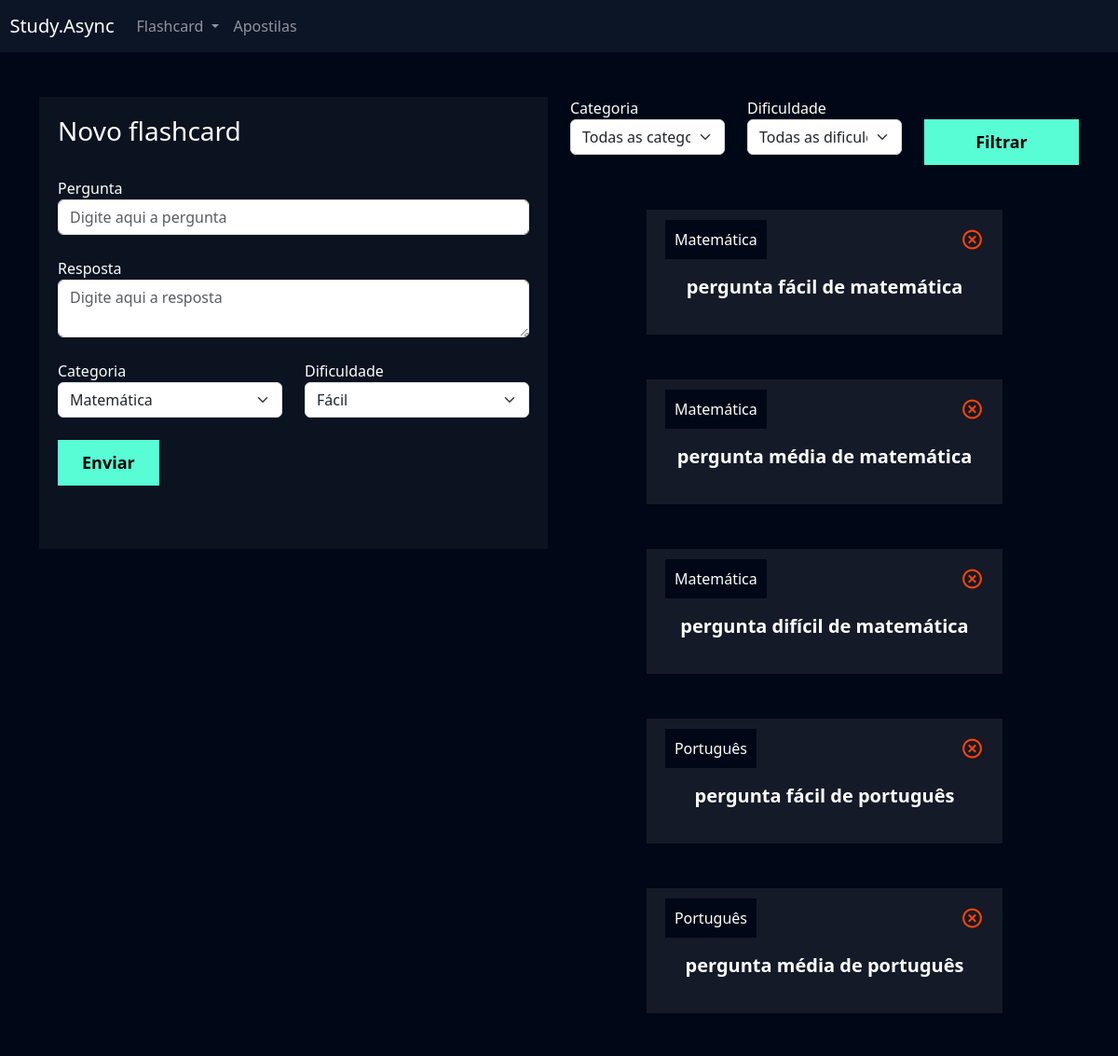
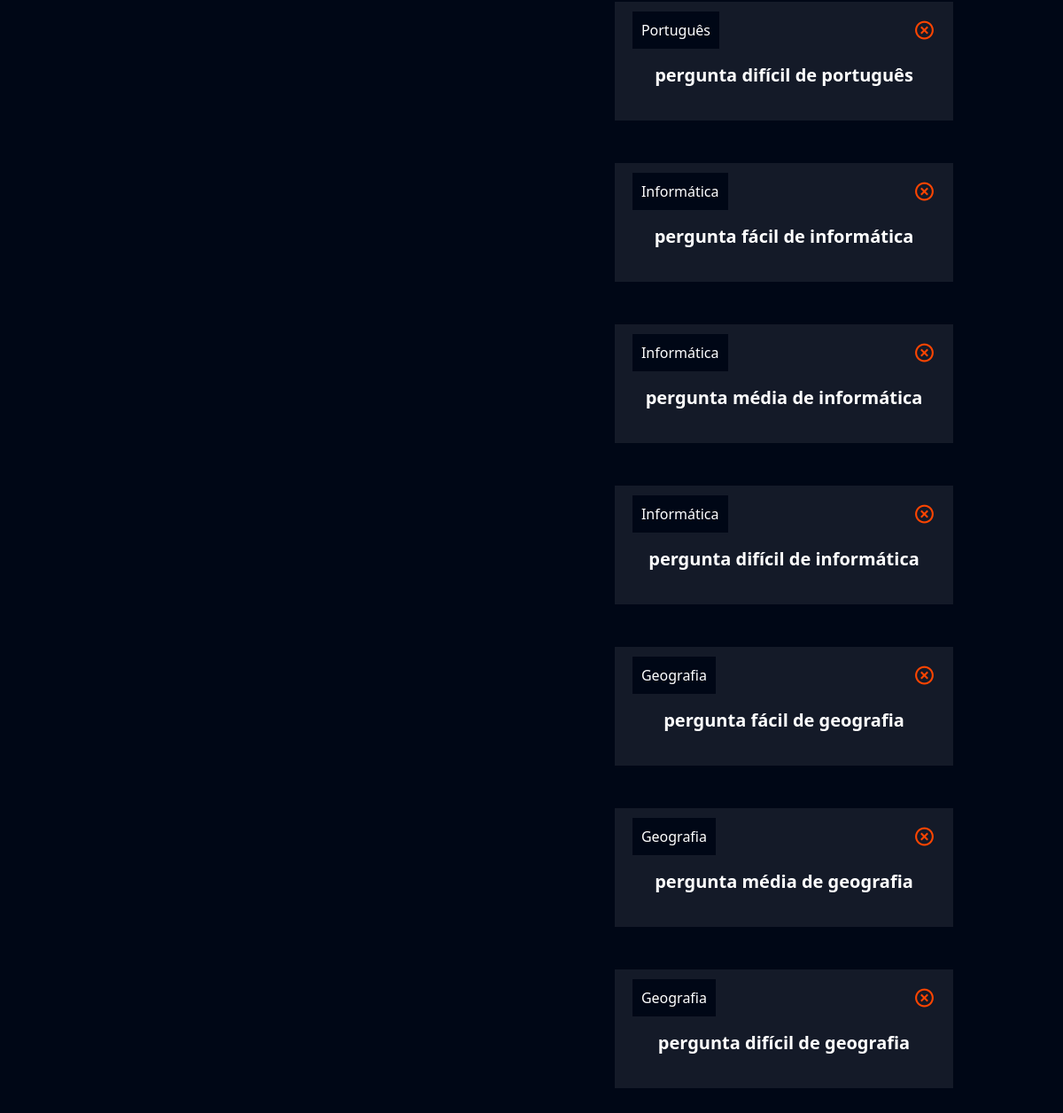
Page /flashcard/novo_flashcard/ (signed in) on the committed database (2 pictures, top to bottom).
### flashcard/models.py (models this page shows, shortened)
class Flashcard(models.Model):
    DIFICULDADE_CHOICES = (('F', 'Fácil'), ('M', 'Médio'), ('D', 'Difícil'))
    user = models.ForeignKey(User, on_delete=models.DO_NOTHING)
    pergunta = models.CharField(max_length=100)
    resposta = models.TextField()
    categoria = models.ForeignKey(Categoria, on_delete=models.DO_NOTHING)
    dificuldade = models.CharField(max_length=1, choices=DIFICULDADE_CHOICES)

class Categoria(models.Model):
    nome = models.CharField(max_length=20)
    def __str__(self):
        return self.nome

### flashcard/views.py (the view, shortened to what this page needs)
# urls.py: path('novo_flashcard/', views.novo_flashcard, name='novo_flashcard'),
def novo_flashcard(request):
    if not request.user.is_authenticated:
        return redirect('/usuarios/logar')
    if request.method == "GET":
        categorias = Categoria.objects.all()
        dificuldades = Flashcard.DIFICULDADE_CHOICES
        flashcards = Flashcard.objects.filter(user=request.user)
        categoria_filtrar = request.GET.get("categoria")
        dificuldade_filtrar = request.GET.get("dificuldade")
        if categoria_filtrar:
            flashcards = flashcards.filter(categoria__id=categoria_filtrar)
        if dificuldade_filtrar:
            flashcards = flashcards.filter(dificuldade=dificuldade_filtrar)
        return render(request, 'novo_flashcard.html', {'categorias': categorias,
                                                       'dificuldades': dificuldades,
                                                       'flashcards': flashcards})

### flashcard/templates/novo_flashcard.html (shortened to what this page needs)
{% extends "base.html" %}
{% load static %}
{% block 'cabecalho' %}
<link href="{% static 'usuarios/css/cadastro.css' %}" rel="stylesheet">
<link href='https://unpkg.com/boxicons@2.1.4/css/boxicons.min.css' rel='stylesheet'>
<link href="{% static 'flashcard/css/novo_flashcard.css' %}" rel="stylesheet">
{% endblock 'cabecalho' %}
{% block 'conteudo' %}
{% include "partials/header.html" %}
<div class="container">
    <br>
    <br>
    <div class="row">
        <div class="col-md">
            <div class="box-form">
                <form action="{% url 'novo_flashcard' %}" method="POST"> {% csrf_token %}
                    <h3>Novo flashcard</h3>
                    <br>
                    <label>Pergunta</label>
                    <input type="text" class="form-control" placeholder="Digite aqui a pergunta" name="pergunta">
                    <br>
                    <label>Resposta</label>
                    <textarea class="form-control" placeholder="Digite aqui a resposta" name="resposta"></textarea>
                    <br>
                    <div class="row">
                        <div class="col-md">
                            <label for="">Categoria</label>
                            <select class="form-select" name="categoria">
                                {% for categoria in categorias %}
                                <option value="{{categoria.id}}">{{categoria.nome}}</option>
                                {% endfor %}
                            </select>
                        </div>
                        <div class="col-md">
                            <label for="">Dificuldade</label>
                            <select class="form-select" name="dificuldade">
                                {% for dificuldade in dificuldades %}
                                <option value="{{dificuldade.0}}">{{dificuldade.1}}</option>
                                {% endfor %}
                            </select>
                        </div>
                    </div>
                    <br>
                    <input type="submit" value="Enviar" class="btn-cadastro">
                    <br>
                    <br>
                    <br>
                </form>
            </div>
        </div>
        <div class="col-md">
            <form action="{% url 'novo_flashcard' %}" method="GET"> {% csrf_token %}
                <div class="row">
                    <div class="col-md">
                        <label for="">Categoria</label>
                        <select name="categoria" id="" class="form-select">
                            <option value="">Todas as categorias</option>
                        </select>
                    </div>
                    <div class="col-md">
                        <label for="">Dificuldade</label>
                        <select name="dificuldade" id="" class="form-select">
                            <option value="">Todas as dificuldades</option>
                        </select>
                    </div>
                    <div class="col-md">
                        <br>
                        <input type="submit" style="width: 100%" value="Filtrar" class="btn-cadastro">
                    </div>
                </div>
            </form>
            <br>
            <br>
            {% for flashcard in flashcards %}
            <div class="box-new-flashcard" onclick="flip_card({{flashcard.id}})">
                <div class="flashcard {{flash.css_dificuldade}}">
                    <div class="flashcard-categoria">
                        {{flashcard.categoria}}
                    </div>
                    <a href="{% url 'deletar_flashcard' flashcard.id %}"><i class='icone-exit bx bx-x-circle'></i></a>
                    <br>
                    <br>
                    <div class="flashcard-box-item">
                        <p class="flashcard-item">{{flashcard.pergunta}}</p>
                    </div>
                </div>
            </div>
            <br>
            <br>
            {% endfor %}
        </div>
    </div>
</div>
{% endblock 'conteudo' %}

### templates/base.html (shortened to what this page needs)
{% load static %}
<!doctype html>
<html lang="en">
<head>
    <link href="https://cdn.jsdelivr.net/npm/bootstrap@5.3.2/dist/css/bootstrap.min.css" rel="stylesheet">
    <link href="{% static 'geral/css/base.css' %}" rel="stylesheet">
    {% block 'cabecalho' %} {% endblock %}
</head>
<body>
    {% block 'conteudo' %}{% endblock %}
</body>
</html>

### templates/partials/header.html (shortened to what this page needs)
<nav style="background-color: var(--main-color)" class="navbar navbar-expand-lg navbar-dark">
    <a class="navbar-brand" href="#">&nbsp&nbspStudy.Async</a>
    <div class="collapse navbar-collapse" id="navbarNav">
        <ul class="navbar-nav">
            <li class="nav-item dropdown">
                <a class="nav-link dropdown-toggle" href="#" id="navbarDropdown" role="button" data-bs-toggle="dropdown"
                    aria-expanded="false">
                    Flashcard
                </a>
            </li>
            <li class="nav-item">
                <a class="nav-link" href="">Apostilas</a>
            </li>
        </ul>
    </div>
</nav>

### templates/static/geral/css/base.css (style rules this page uses)
:root { --main-color: #0b1526; --dark-color: #000716; --secondary-dark-color: rgb(15, 2, 26); --light-color: #00c1f3; --contrast-color: #f4c96b; --differential-color: #58fcd5; }
body { background-color: var(--dark-color) !important; color: white !important; }

### templates/static/usuarios/css/cadastro.css (style rules this page uses)
* { margin: 0; padding: 0; }
.box-form { padding: 20px; background-color: rgba(217, 217, 217, .05); color: white !important; }
.btn-cadastro { padding: 10px; background-color: #58fcd5; border: none; border: 1px solid #58fcd5; font-size: 18px; font-weight: bold; padding-left: 25px; padding-right: 25px; }

### templates/static/flashcard/css/novo_flashcard.css (style rules this page uses)
.box-new-flashcard { width: 70%; margin: auto; }
.flashcard { background-color: rgba(255, 255, 255, .08); padding: 20px; }
.flashcard-box-item { text-align: center; }
.flashcard p { font-size: 20px; font-weight: bold; cursor: pointer; }
.flashcard-categoria { background-color: var(--dark-color); display: inline; padding: 10px; }
.icone-exit { float: right; font-size: 25px; color: orangered; }

### rows in the picture
Flashcard: categoria "Matemática", pergunta "pergunta fácil de matemática"
Flashcard: categoria "Matemática", pergunta "pergunta média de matemática"
Flashcard: categoria "Matemática", pergunta "pergunta difícil de matemática"
Flashcard: categoria "Português", pergunta "pergunta fácil de português"
Flashcard: categoria "Português", pergunta "pergunta média de português"
Flashcard: categoria "Português", pergunta "pergunta difícil de português"
Flashcard: categoria "Informática", pergunta "pergunta fácil de informática"
Flashcard: categoria "Informática", pergunta "pergunta média de informática"
Flashcard: categoria "Informática", pergunta "pergunta difícil de informática"
Flashcard: categoria "Geografia", pergunta "pergunta fácil de geografia"
Flashcard: categoria "Geografia", pergunta "pergunta média de geografia"
Flashcard: categoria "Geografia", pergunta "pergunta difícil de geografia"

### other values in the picture
form field categoria "Matemática"
form field dificuldade "Fácil"
